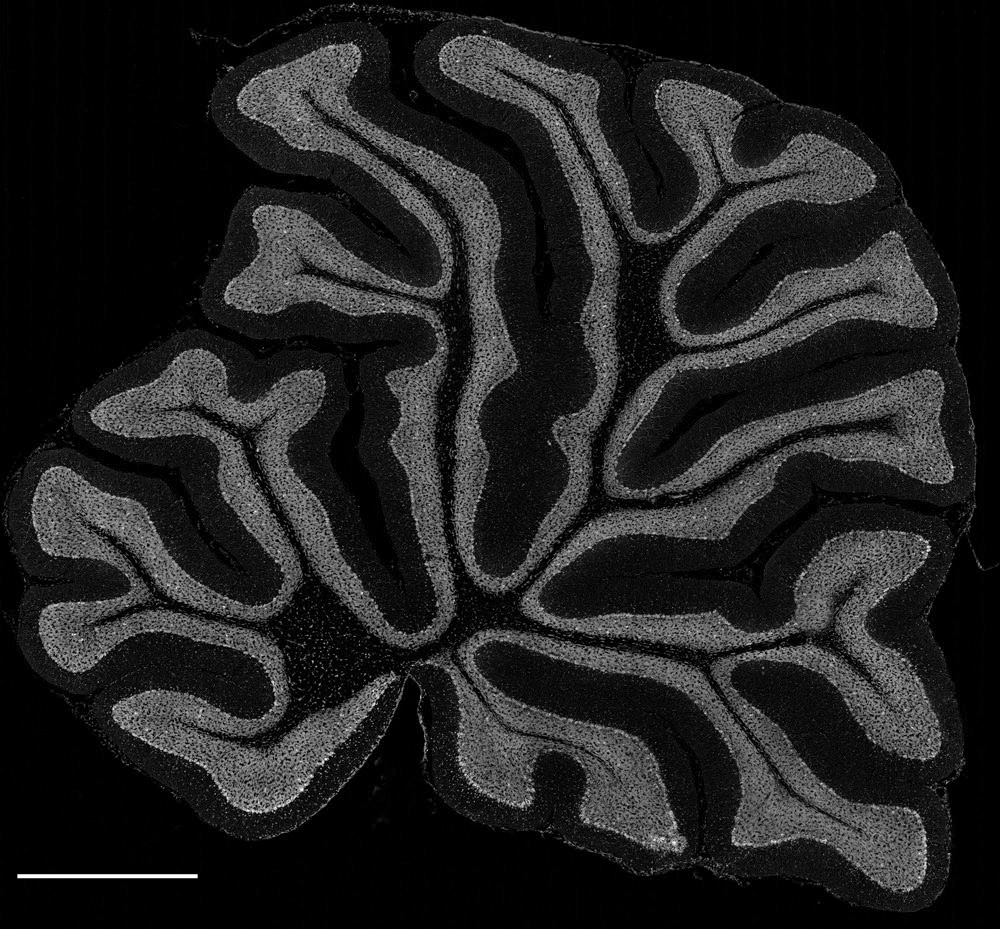
%> input picture Fiji.app/images/about/about1.tif, 1000 x 929 px
$ octave --eval "result = normcorre('../Fiji.app/images/about/about1.tif');"   (GNU Octave 9; MATLAB toolbox functions it lacks are replaced by stand-ins)
%> lines starting %> are read from the running program, lines starting %| are printed output that depends on the picture
### Registration/construct_grid.m
function [xx_s,xx_f,yy_s,yy_f,zz_s,zz_f,xx_us,xx_uf,yy_us,yy_uf,zz_us,zz_uf] = construct_grid(grid_size,mot_uf,d1,d2,d3,min_patch_size)

xx_s = 1:grid_size(1):d1;
yy_s = 1:grid_size(2):d2;
zz_s = 1:grid_size(3):d3;

xx_f = [xx_s(2:end)-1,d1];
yy_f = [yy_s(2:end)-1,d2];
zz_f = [zz_s(2:end)-1,d3];

if xx_f(end)-xx_s(end) + 1 < min_patch_size(1) && length(xx_s) > 1; xx_s(end) = []; xx_f(end-1) = []; end
if yy_f(end)-yy_s(end) + 1 < min_patch_size(2) && length(yy_s) > 1; yy_s(end) = []; yy_f(end-1) = []; end
if zz_f(end)-zz_s(end) + 1 < min_patch_size(3) && length(zz_s) > 1; zz_s(end) = []; zz_f(end-1) = []; end

grid_size_us = floor(grid_size./mot_uf);
xx_us = 1:grid_size_us(1):d1;
yy_us = 1:grid_size_us(2):d2;
zz_us = 1:grid_size_us(3):d3;
xx_uf = [xx_us(2:end)-1,d1];
yy_uf = [yy_us(2:end)-1,d2];
zz_uf = [zz_us(2:end)-1,d3];

### Registration/mat2cell_ov.m
function I = mat2cell_ov(X,xx_s,xx_f,yy_s,yy_f,zz_s,zz_f,overlap,sz)

% converts a matrix into a cell array with overlapping elements
% INPUTS:
% X:            Input matrix
% grid_size:    size of each element without overlap
% overlap:      amount of overlap
% sz:           spatial size of X

% OUTPUT:
% I:            output cell array

% Written by Eftychios A. Pnevmatikakis, Simons Foundation, 2016

I = cell(length(xx_s),length(yy_s),length(zz_s));
nd = length(sz);
if nd == 2; sz(3) = 1; end
for i = 1:length(xx_s)
    for j = 1:length(yy_s)
        for k = 1:length(zz_s)
            extended_grid = [max(xx_s(i)-overlap(1),1),min(xx_f(i)+overlap(1),sz(1)),max(yy_s(j)-overlap(2),1),min(yy_f(j)+overlap(2),sz(2)),max(zz_s(k)-overlap(3),1),min(zz_f(k)+overlap(3),sz(3))];
            if nd == 2
                I{i,j} = X(extended_grid(1):extended_grid(2),extended_grid(3):extended_grid(4),:);
            else
                I{i,j,k} = X(extended_grid(1):extended_grid(2),extended_grid(3):extended_grid(4),extended_grid(5):extended_grid(6),:);
            end
        end
    end
end

### Registration/normcorre.m
function [M_final,shifts,template,options] = normcorre(Y,options,template)
%> called with Y = '../Fiji.app/images/about/about1.tif'

% online motion correction through DFT subpixel registration
% Based on the dftregistration.m function from Manuel Guizar and Jim Fienup

% INPUTS
% Y:                Input data, can be already loaded in memory as a 3D
%                   tensor, a memory mapped file, or a pointer to a tiff stack
% options:          options structure for motion correction
% template:         provide template (optional)

% OUTPUTS
% M_final:          motion corrected data
% shifts_up:        upsampled shifts
% shifts:           originally calculated shifts
% template:         calculated template

%% Step 1: Determine filetype

if isa(Y,'char')
    [~,~,ext] = fileparts(Y);
    ext = ext(2:end);
    if strcmpi(ext,'tif') || strcmpi(ext,'tiff');
        tiffInfo = imfinfo(Y);
        filetype = 'tif';
        T = length(tiffInfo);
        sizY = [tiffInfo(1).Height,tiffInfo(1).Width,T];
    elseif strcmpi(ext,'mat')
        filetype = 'mem';
        Y = matfile(Y,'Writable',true);
        sizY = size(Y);
        T = sizY(end);
    elseif strcmpi(ext,'hdf5') || strcmpi(ext,'h5');
        filetype = 'hdf5';
        fileinfo = hdf5info(Y);
        sizY = fileinfo.GroupHierarchy.Datasets.Dims;
        T = sizY(end);
    end
elseif isobject(Y);
    filetype = 'mem';
    sizY = size(Y,'Y');
    T = sizY(end);
else % array loaded in memory
    filetype = 'mat';
    Y = single(Y);
    sizY = size(Y);
    T = sizY(end);
end

nd = length(sizY)-1;                          % determine whether imaging is 2d or 3d
sizY = sizY(1:nd);
%% Step 2: Set default parameters if not present

defoptions.memmap = false;                     % save motion corrected file in a mat file
if nd == 2
    defoptions.grid_size = [128,128,1];       % size of each patch to be corrected separately
elseif nd == 3
    defoptions.grid_size = [64,64,16];
end
if nd == 2
    defoptions.mot_uf = [4,4,1];              % upsampling factor within each patch
elseif nd == 3
    defoptions.mot_uf = [2,2,1];
end
defoptions.min_patch_size = [32,32,16];             % minimum patch size
defoptions.overlap_pre = [16,16,2];                 % overlap between subsets within each patch
defoptions.overlap_post = [8,8,2];                  % overlap between subsets within each patch
defoptions.upd_template = true;                     % flag for updating template
defoptions.bin_width = 10;                          % width of buffer for computing the moving template
defoptions.buffer_width = 50;                       % number of local means to keep in memory
defoptions.init_batch = 30;                         % length of initial batch
defoptions.max_dev = [3,3,1];                       % maximum deviation around rigid translation
defoptions.us_fac = 5;                              % upsampling factor for subpixel registration
defoptions.method = {'median';'mean'};              % method for averaging the template
defoptions.plot_flag = false;                       % flag for plotting results in real time
defoptions.mem_filename = 'motion_corrected.mat';   % filename for motion corrected mat file
defoptions.use_parallel = false;                    % use parfor when breaking each frame into patches
defoptions.make_avi = false;                        % flag for making movie
defoptions.name = 'motion_corrected.avi';           % name of saved movie
defoptions.fr = 30;                                 % frame rate for saved movie
defoptions.iter = 1;                                % number of passes over the data
defoptions.add_value = 0;                           % add value to make dataset non-negative
%defoptions.write_tiff = false;               % save output as a tiff stack
%defoptions.out_name = 'motion_corrected.tif'; % name for output file name

if nargin == 1 || isempty(options); options = defoptions; end

if ~isfield(options,'memmap'); options.memmap = defoptions.memmap; end; memmap = options.memmap;
if ~isfield(options,'grid_size'); options.grid_size = defoptions.grid_size; end; grid_size = options.grid_size;
if ~isfield(options,'mot_uf'); options.mot_uf = defoptions.mot_uf; end; mot_uf = options.mot_uf;
if ~isfield(options,'min_patch_size'); options.min_patch_size = defoptions.min_patch_size; end; min_patch_size = options.min_patch_size;
if ~isfield(options,'overlap_pre'); options.overlap_pre = defoptions.overlap_pre; end; overlap_pre = options.overlap_pre;
if ~isfield(options,'overlap_post'); options.overlap_post = defoptions.overlap_post; end; overlap_post = options.overlap_post;
if ~isfield(options,'upd_template'); options.upd_template = defoptions.upd_template; end; upd_template = options.upd_template;
if ~isfield(options,'bin_width'); options.bin_width = defoptions.bin_width; end; bin_width = options.bin_width;
if ~isfield(options,'buffer_width'); options.buffer_width = defoptions.buffer_width; end; buffer_width = options.buffer_width;
if ~isfield(options,'max_dev'); options.max_dev = defoptions.max_dev; end; max_dev = options.max_dev;
if ~isfield(options,'init_batch'); options.init_batch = defoptions.init_batch; end; init_batch = options.init_batch;
if ~isfield(options,'us_fac'); options.us_fac = defoptions.us_fac; end; us_fac = options.us_fac;
if ~isfield(options,'method'); options.method = defoptions.method; end; method = options.method;
if ~isfield(options,'plot_flag'); options.plot_flag = defoptions.plot_flag; end; plot_flag = options.plot_flag*(nd==2);
if ~isfield(options,'mem_filename'); options.mem_filename = defoptions.mem_filename; end; filename = options.mem_filename;
if ~isfield(options,'use_parallel'); options.use_parallel = defoptions.use_parallel; end; use_parallel = options.use_parallel;
if ~isfield(options,'make_avi'); options.make_avi = defoptions.make_avi; end; make_avi = options.make_avi;
if ~isfield(options,'name'); options.name = defoptions.name; end; name = options.name;
if ~isfield(options,'fr'); options.fr = defoptions.fr; end; fr = options.fr;
if ~isfield(options,'iter'); options.iter = defoptions.iter; end; iter = options.iter;
if ~isfield(options,'add_value'); options.add_value = defoptions.add_value; end; add_value = options.add_value;
if isscalar(grid_size); grid_size = grid_size*ones(1,nd); end; if length(grid_size) == 2; grid_size(3) = 1; end
if isscalar(mot_uf); mot_uf = mot_uf*ones(1,nd); end; if length(mot_uf) == 2; mot_uf(3) = 1; end
if isscalar(overlap_pre); overlap_pre = overlap_pre*ones(1,nd); end; if length(overlap_pre) == 2; overlap_pre(3) = 1; end
if isscalar(overlap_post); overlap_post = overlap_post*ones(1,nd); end; if length(overlap_post) == 2; overlap_post(3) = 1; end
if isscalar(max_dev); max_dev = max_dev*ones(1,nd); end; if length(max_dev) == 2; max_dev(3) = 1; end

if ~isfield(options,'max_shift');
    max_shift = grid_size./mot_uf;
else
    if isscalar(options.max_shift)
        options.max_shift = options.max_shift*ones(1,3);
    end
    max_shift = min(options.max_shift,grid_size./mot_uf);
end

%% Step 3: Read initial batch and compute template
init_batch = min(T,init_batch);
perm = randperm(T,init_batch);
switch filetype
    case 'tif'
        Y_temp = zeros(sizY(1),sizY(2),init_batch,'single');
        for tt = 1:init_batch
            Y_temp(:,:,tt) = single(imread(Y,'Index',perm(tt),'Info',tiffInfo));
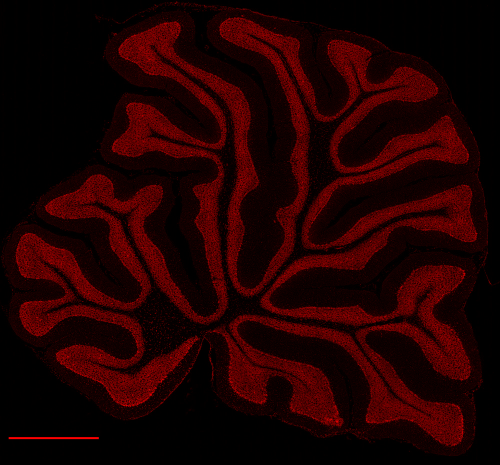
%> Y_temp: size 929x1000x3 single (shown at 1/2 size); mean R, G, B 32.9, 0, 0
        end
    case 'hdf5'
        Y_temp = bigread2(Y,1,init_batch);
    case 'mem'
        if nd == 2; Y_temp = Y.Y(:,:,1:init_batch); elseif nd == 3; Y_temp = Y.Y(:,:,:,1:init_batch); end
    case 'mat'
        if nd == 2; Y_temp = Y(:,:,perm); elseif nd == 3; Y_temp = Y(:,:,:,perm); end
end
Y_temp = single(Y_temp);

if nargin < 3 || isempty(template)
    template_in = median(Y_temp,nd+1)+add_value;
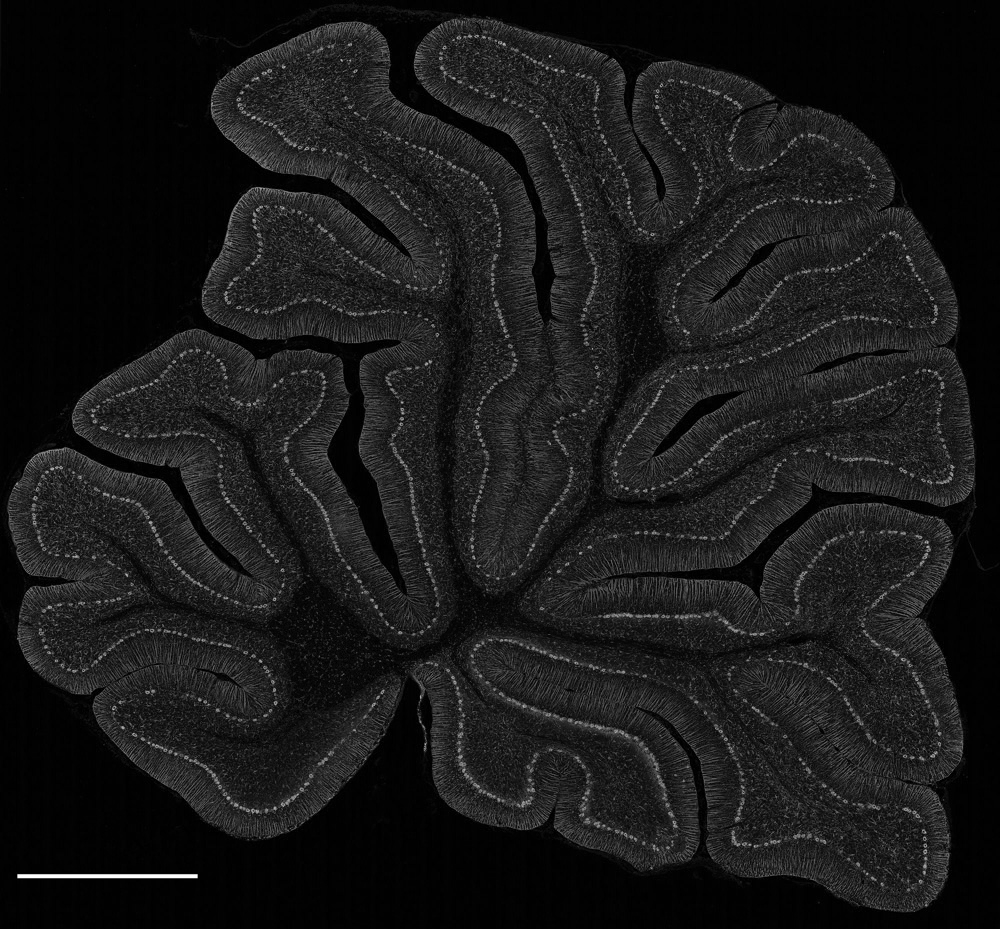
%> template_in: size 929x1000 single; min 0, max 255, mean 25
else
    template_in = template + add_value;
end

[d1,d2,d3,~] = size(Y_temp);
if nd == 2; d3 = 1; end
%% Step 4: Setup grids for patches

[xx_s,xx_f,yy_s,yy_f,zz_s,zz_f,xx_us,xx_uf,yy_us,yy_uf,zz_us,zz_uf] = construct_grid(grid_size,mot_uf,d1,d2,d3,min_patch_size);
%> (the rest of the program and of its run is left out)
